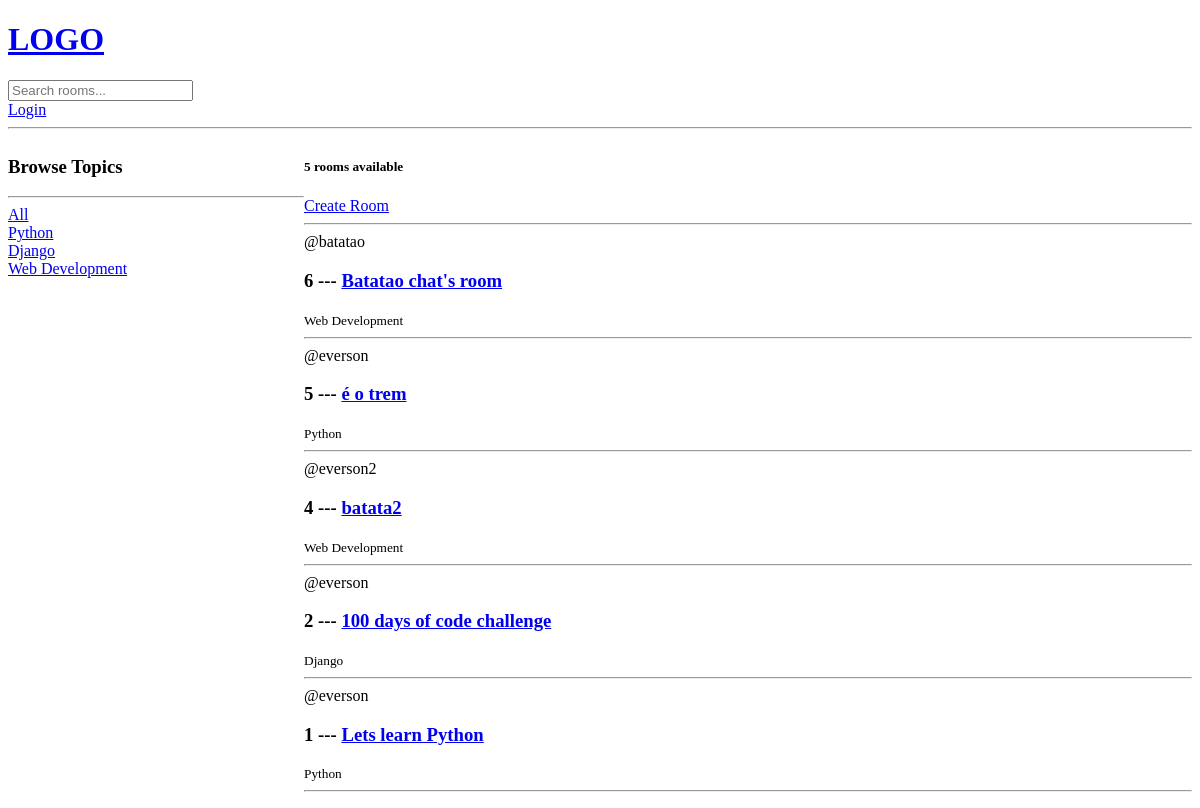
Before: / with the older database file.
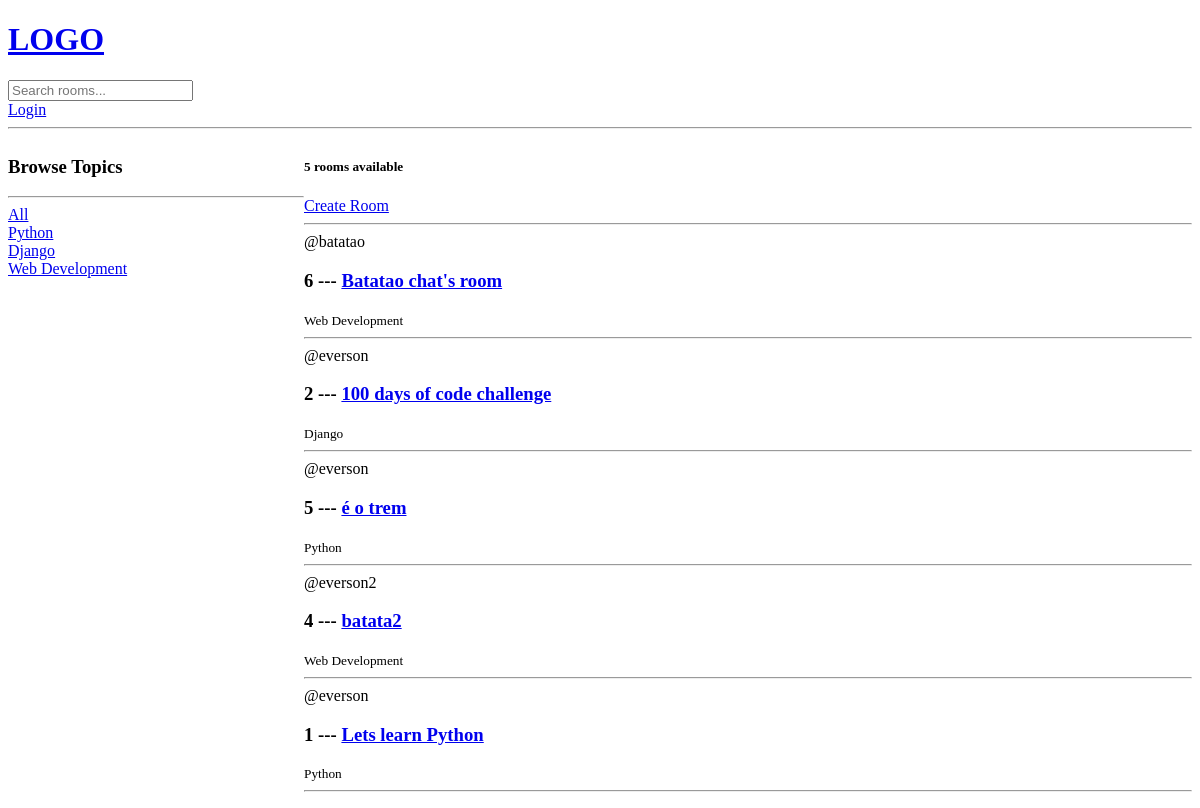
After: the same page with the newer database file.
### base/models.py (models this page shows, shortened)
class Topic(models.Model):
    name = models.CharField(max_length=200)

class Room(models.Model):
    host = models.ForeignKey(User, on_delete=models.SET_NULL, null=True)
    topic = models.ForeignKey(Topic, on_delete=models.SET_NULL, null=True)
    name = models.CharField(max_length=200)
    description = models.TextField(null=True, blank=True)
    participants = models.ManyToManyField(User, related_name='participants', blank=True)
    created_at = models.DateTimeField(auto_now_add=True)
    updated_at = models.DateTimeField(auto_now=True)
    class Meta:
        ordering = ['-updated_at', '-created_at']

### base/views.py (the view)
# urls.py: path('', views.home, name='home'),
def home(request: HttpRequest):
    q = request.GET.get('q') if request.GET.get('q') is not None else ''
    rooms = Room.objects.filter(Q(topic__name__icontains=q) | Q(name__icontains=q))
    topics = Topic.objects.all()
    rooms_count = rooms.count()
    context = {'rooms': rooms, 'topics': topics, 'rooms_count': rooms_count}
    return render(request, 'base/home.html', context)

### base/templates/base/home.html (shortened to what this page needs)
{% extends "main.html" %}
{% block content %}
    <div class="home-container">
        <div>
            <h3>Browse Topics</h3>
            <hr>
            <div>
                <a href="{% url 'home' %}">All</a>
            </div>
            {% for topic in topics %}
                <div>
                    <a href="{% url 'home' %}?q={{topic.name}}"> {{topic.name}} </a>
                </div>
            {% endfor %}
        </div>
        <div>
            <h5> {{rooms_count}} rooms available </h5>
            <a href="{% url 'create-room' %}"> Create Room </a>
            <hr>
            <div>
                {% for room in rooms %}
                    <div>
                        <span>@{{room.host.username}} </span>
                        <h3> {{room.id}} --- <a href="{% url 'room' room.id %}"> {{room.name}} </a> </h3>
                        <small> {{room.topic.name}} </small>
                        <hr>
                    </div>
                {% endfor %}
            </div>
        </div>
    </div>
{% endblock content %}

Changed rows visible on the page:
changed Room "100 days of code challenge": moves up the list
